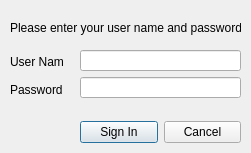
<?xml version="1.0" encoding="UTF-8"?>
<ui version="4.0">
 <class>Login</class>
 <widget class="QDialog" name="Login">
  <property name="geometry">
   <rect>
    <x>0</x>
    <y>0</y>
    <width>251</width>
    <height>153</height>
   </rect>
  </property>
  <property name="windowTitle">
   <string>Dialog</string>
  </property>
  <widget class="QLabel" name="label_3">
   <property name="geometry">
    <rect>
     <x>10</x>
     <y>20</y>
     <width>231</width>
     <height>16</height>
    </rect>
   </property>
   <property name="text">
    <string>Please enter your user name and password</string>
   </property>
  </widget>
  <widget class="QWidget" name="">
   <property name="geometry">
    <rect>
     <x>80</x>
     <y>120</y>
     <width>161</width>
     <height>25</height>
    </rect>
   </property>
   <layout class="QHBoxLayout" name="horizontalLayout">
    <item>
     <widget class="QPushButton" name="pushButton">
      <property name="text">
       <string>Sign In</string>
      </property>
     </widget>
    </item>
    <item>
     <widget class="QPushButton" name="pushButton_2">
      <property name="text">
       <string>Cancel</string>
      </property>
     </widget>
    </item>
   </layout>
  </widget>
  <widget class="QWidget" name="">
   <property name="geometry">
    <rect>
     <x>80</x>
     <y>50</y>
     <width>161</width>
     <height>48</height>
    </rect>
   </property>
   <layout class="QVBoxLayout" name="verticalLayout">
    <item>
     <widget class="QLineEdit" name="lineEdit"/>
    </item>
    <item>
     <widget class="QLineEdit" name="lineEdit_2"/>
    </item>
   </layout>
  </widget>
  <widget class="QWidget" name="">
   <property name="geometry">
    <rect>
     <x>10</x>
     <y>50</y>
     <width>54</width>
     <height>51</height>
    </rect>
   </property>
   <layout class="QVBoxLayout" name="verticalLayout_2">
    <item>
     <widget class="QLabel" name="label">
      <property name="text">
       <string>User Name</string>
      </property>
     </widget>
    </item>
    <item>
     <widget class="QLabel" name="label_2">
      <property name="text">
       <string>Password</string>
      </property>
     </widget>
    </item>
   </layout>
  </widget>
 </widget>
 <resources/>
 <connections/>
</ui>
